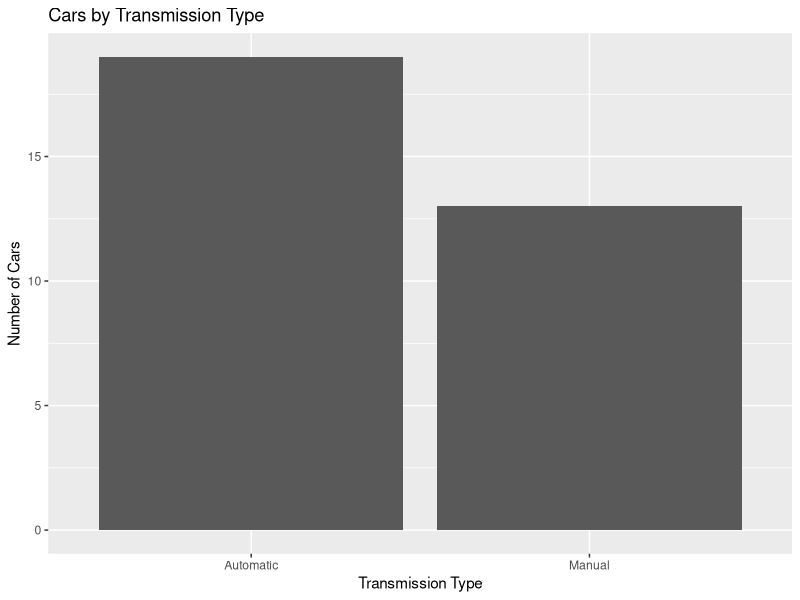
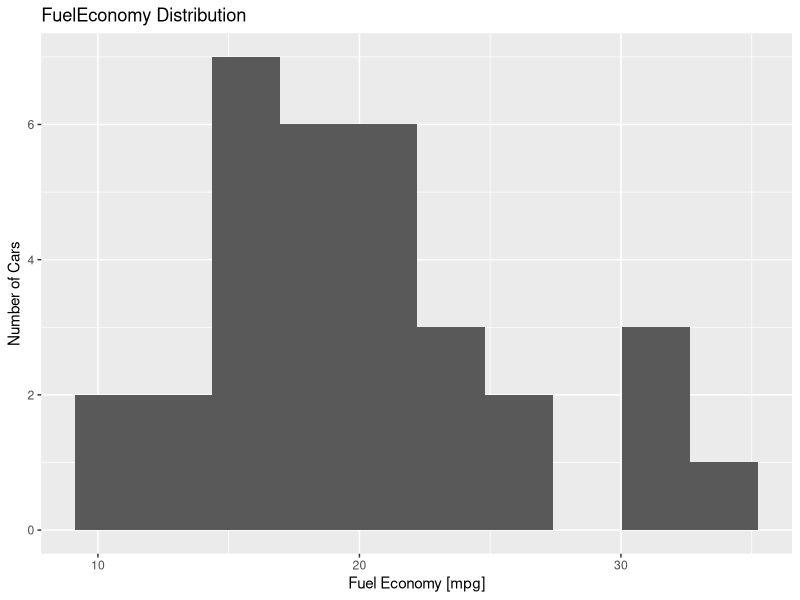
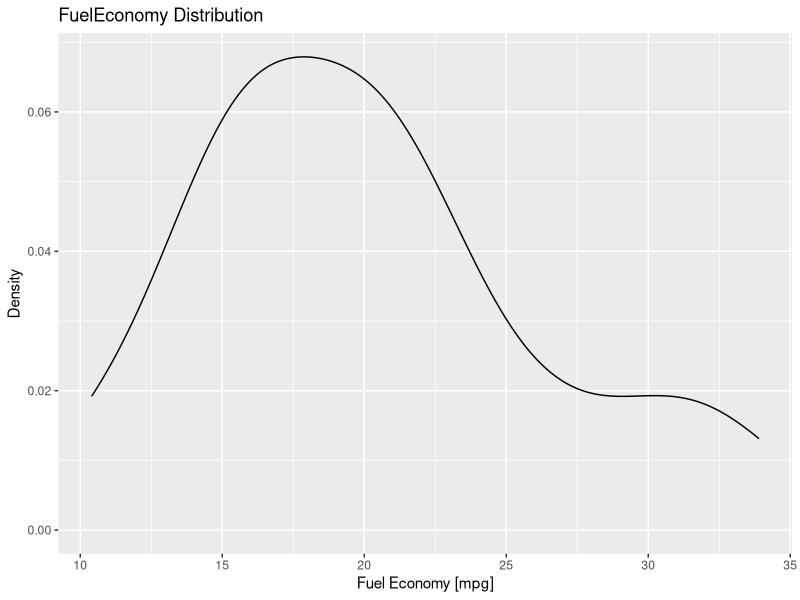
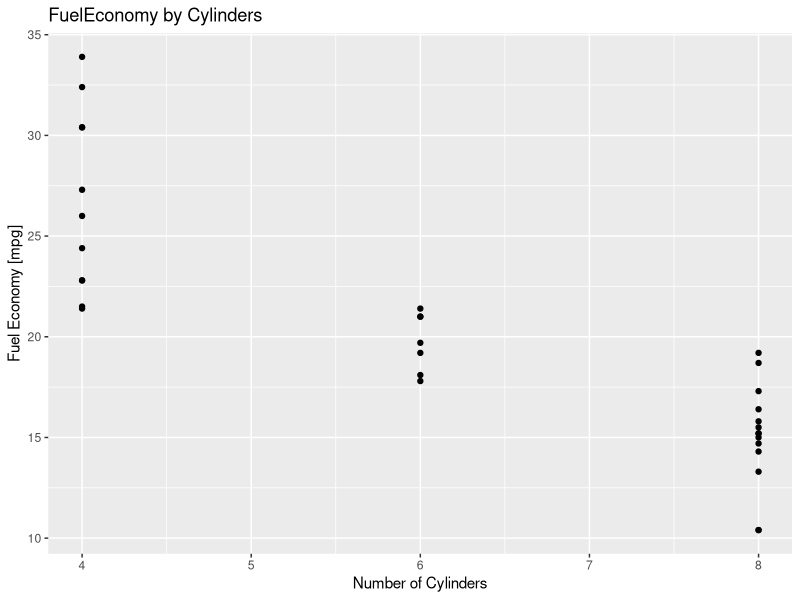

Write R code to recreate these figures, in order.
setwd("C:/Users/Edgar/Source/Repos/R_Tut")
cars <- read.csv("Cars.csv")

library(ggplot2)

ggplot(data=cars, aes(x=Transmission)) +
  geom_bar() +
  ggtitle("Cars by Transmission Type") +
  xlab("Transmission Type") +
  ylab("Number of Cars")

ggplot(data=cars, aes(x=Fuel.Economy)) +
  geom_histogram(bins=10) +
  ggtitle("FuelEconomy Distribution") +
  xlab("Fuel Economy [mpg]") +
  ylab("Number of Cars")

ggplot(data=cars, aes(x=Fuel.Economy)) +
  geom_density() +
  ggtitle("FuelEconomy Distribution") +
  xlab("Fuel Economy [mpg]") +
  ylab("Density")

ggplot(data=cars, aes(x=Cylinders, y=Fuel.Economy)) +
  geom_point() +
  ggtitle("FuelEconomy by Cylinders") +
  ylab("Fuel Economy [mpg]") +
  xlab("Number of Cylinders")
